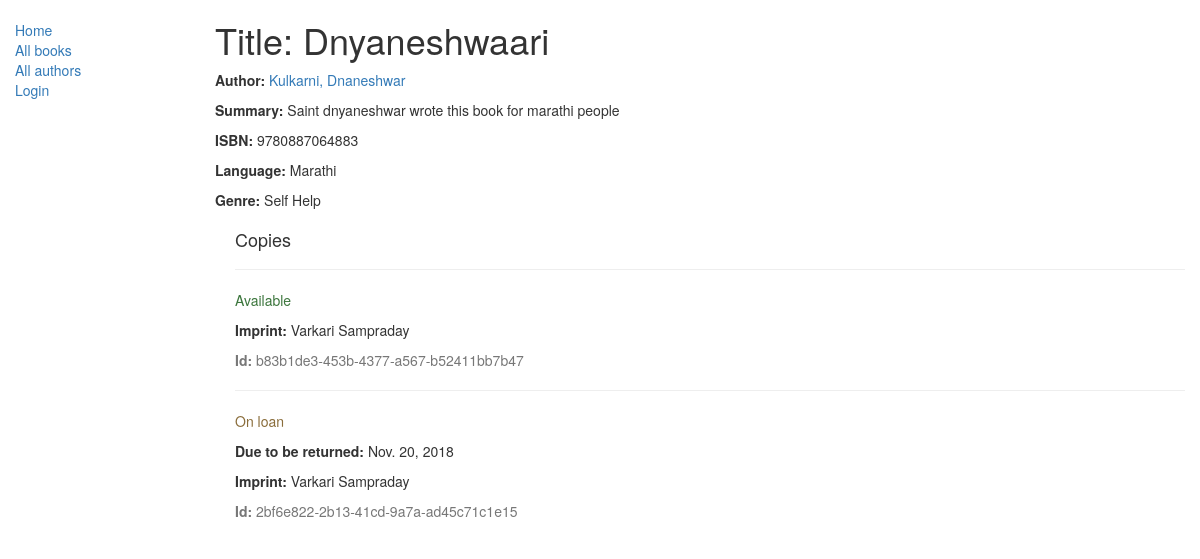
/catalog/book/1, run on the app's committed database.
### catalog/models.py (models this page shows, shortened)
class Book(models.Model):
	title = models.CharField(max_length=200)
	author = models.ForeignKey('Author', on_delete=models.SET_NULL, null=True)
	summary = models.TextField(max_length=1000, help_text='Enter brief description of book')
	isbn = models.CharField('ISBN', max_length=13, help_text='13 chars')
	genre = models.ManyToManyField(Genre, help_text='Select a genre for this book')
	language = models.ForeignKey('Language', on_delete=models.SET_NULL, null=True)
	def display_genre(self):
		'''
		Creates a string for the genre
		'''
		return ', '.join([genre.name for genre in self.genre.all()[:2]])  # pylint: disable=E1101
	display_genre.short_description = 'Genre'
	def display_lang(self):
		'''
		Creates a string for the language
		'''
		return self.language
	display_lang.short_description = 'Language'

class Author(models.Model):
	first_name = models.CharField(max_length=100)
	last_name = models.CharField(max_length=100)
	date_of_birth = models.DateField(null=True, blank=True)
	class Meta:
		ordering = ['last_name', 'first_name']
	def __str__(self):
		return f'{self.last_name}, {self.first_name}'

class Language(models.Model):
	name = models.CharField(max_length=100, help_text='Language of the book')
	def __str__(self):
		return self.name

class Genre(models.Model):
	name = models.CharField(max_length = 200, help_text = 'Enter book Genre')
	def __str__(self):
		return self.name

class BookInstance(models.Model):
	id = models.UUIDField(primary_key=True, default=uuid.uuid4, help_text='unique id for book')
	book = models.ForeignKey('Book', on_delete = models.SET_NULL, null=True)
	imprint = models.CharField(max_length=200)
	due_back = models.DateField(null=True, blank=True)
	borrower = models.ForeignKey(User, on_delete=models.SET_NULL, null=True, blank=True)
	LOAN_STATUS = (
		('m', 'Maintenance'),
		('o', 'On loan'),
		('a', 'Available'),
		('r', 'Reserved')
	)
	status = models.CharField(max_length=1, choices=LOAN_STATUS, blank=True, default='m', help_text='Book availability')
	class Meta:
		ordering = ['due_back']
		permissions = (("can_mark_returned", "Set book as returned"),)
	def display_loan_status(self):
		'''
		Displays loan status
		'''
		loan_status = [status[1] for status in self.LOAN_STATUS if status[0] == self.status]
		return f'{ loan_status[0] }'
	display_loan_status.short_description = 'Loan Status'
	def display_title(self):
		'''
		Display book title
		'''
		return f'{self.book.title}'  # pylint: disable=E1101
	display_title.short_description = 'Title'

### catalog/views.py (the view)
# urls.py: path('book/<int:pk>', views.BookDetailView.as_view(), name='book-detail'),
class BookDetailView(generic.DetailView):
	model = Book

### catalog/templates/catalog/book_detail.html (shortened to what this page needs)
{% extends "base_generic.html" %}
{% block content %}
	<h1>
		Title: {{book.title}}
	</h1>
	<p>
		<strong>Author:</strong>
		<a href="{% url 'author-detail' book.author.pk %}">
			{{ book.author }}
		</a>
	</p>
	<p>
		<strong>Summary:</strong> {{ book.summary }}</p>
	<p>
		<strong>ISBN:</strong> {{ book.isbn }}</p>
	<p>
		<strong>Language:</strong> {{ book.language }}</p>
	<p>
		<strong>Genre:</strong>
		{% for genre in book.genre.all %}
			{{ genre }}
		{% endfor %}
	</p>
	<div style="margin-left:20px;margin-top:20px">
		<h4>Copies</h4>
		{% for copy in book.bookinstance_set.all %}
			<hr>
			<p
				class="
					{% if copy.status == 'a' %}
						text-success
					{% elif copy.status == 'm' %}
						text-danger
					{% else %}
						text-warning
					{% endif %}
				"
			>
				{{ copy.get_status_display }}
			</p>
			{% if copy.status != 'a' %}
				<p>
					<strong>Due to be returned:</strong>
					{{copy.due_back}}
				</p>
			{% endif %}
			<p>
				<strong>Imprint:</strong>
				{{copy.imprint}}
			</p>
			<p class="text-muted">
				<strong>Id:</strong>
				{{copy.id}}
			</p>
		{% endfor %}
	</div>
{% endblock %}

### data on the page
Book: title "Dnyaneshwaari", author "Kulkarni, Dnaneshwar", summary "Saint dnyaneshwar wrote this book for marathi people", isbn "9780887064883", language "Marathi"
Genre: name "Self Help"
BookInstance: status "Available", imprint "Varkari Sampraday", id "b83b1de3-453b-4377-a567-b52411bb7b47"
BookInstance: status "On loan", due_back "Nov. 20, 2018", imprint "Varkari Sampraday", id "2bf6e822-2b13-41cd-9a7a-ad45c71c1e15"
